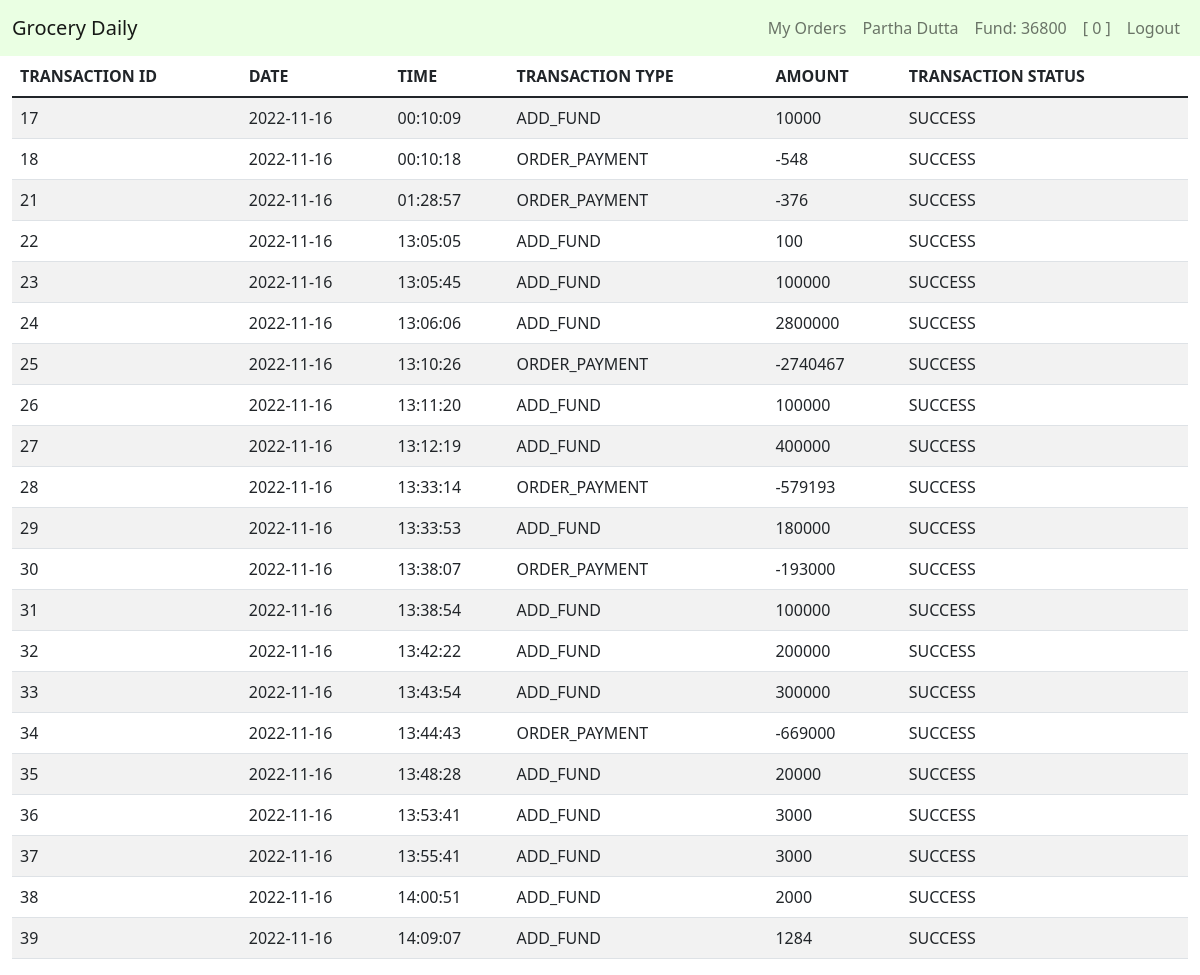
The page /transactions (signed in) on the database as committed earlier.
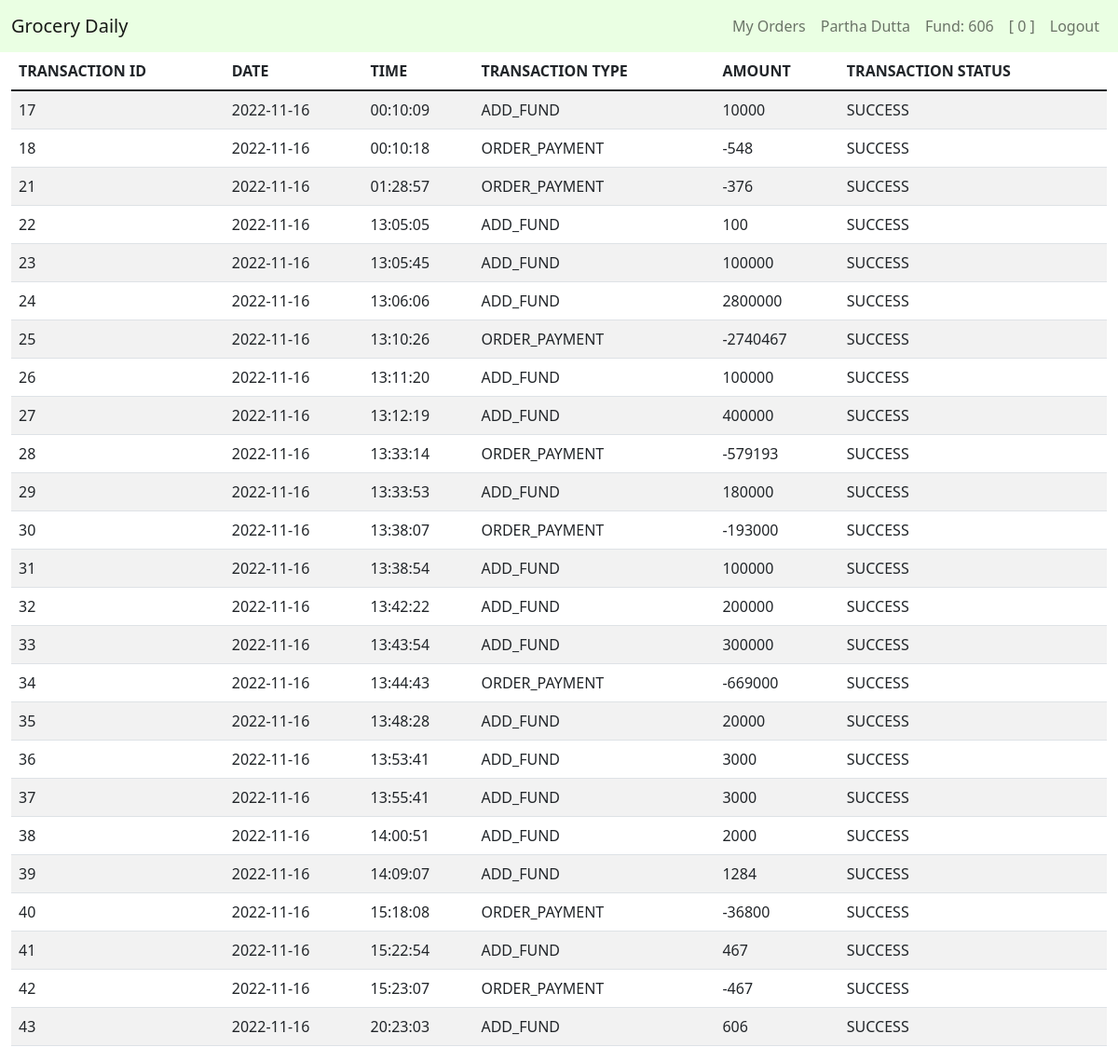
The same page on the database as committed later.
### tables this page shows
CREATE TABLE users (user_id INTEGER PRIMARY KEY AUTOINCREMENT NOT NULL, name TEXT NOT NULL, email TEXT NOT NULL, phone INTEGER NOT NULL, hash TEXT NOT NULL, cash NUMERIC DEFAULT 0.00);

CREATE TABLE transactions(tran_id INTEGER PRIMARY KEY AUTOINCREMENT NOT NULL, user_id INTEGER NOT NULL, tran_type TEXT NOT NULL, amount NUMERIC NOT NULL, datetime TEXT NOT NULL, tran_status TEXT DEFAULT success);

### app.py (the view)
@app.route("/transactions")
@login_required
def transctions():
    user_id = session["user_id"]
    user_data = db.execute("SELECT * FROM users WHERE user_id = ?;", user_id)
    transactions = db.execute("SELECT * FROM transactions WHERE user_id = ?", user_id)
    for i in transactions:
        i["date"] = datetime.datetime.strptime(i["datetime"], '%Y-%m-%d %H:%M:%S').date()
        i["time"] = datetime.datetime.strptime(i["datetime"], '%Y-%m-%d %H:%M:%S').time()
    return render_template("transactions.html", transactions=transactions, user_data=user_data)

### app.py (called while the page is built)
@app.after_request
def after_request(response):
    response.headers["Cache-Control"] = "no-cache, no-store, must-revalidate"
    response.headers["Expires"] = 0
    response.headers["Pragma"] = "no-cache"
    return response

def login_required(f):
    @wraps(f)
    def decorated_function(*args, **kwargs):
        if session.get("user_id") is None:
            return redirect("/login")
        return f(*args, **kwargs)
    return decorated_function

### templates/transactions.html (shortened to what this page needs)
{% extends "layout.html" %}
{% block user %}
    {{ user_data[0]["name"] }}
{% endblock %}
{% block fund %}
    Fund: {{ user_data[0]["cash"] }}
{% endblock %}
{% block cart %}
    {{ cart|length }}
{% endblock %}
{% block main %}
<table class="table table-striped">
    <thead>
        <tr>
            <th>TRANSACTION ID</th>
            <th>DATE</th>
            <th>TIME</th>
            <th>TRANSACTION TYPE</th>
            <th>AMOUNT</th>
            <th>TRANSACTION STATUS</th>
        </tr>
    </thead>
    <tbody>
        {% for i in transactions %}
        <tr>
            <td>{{ i["tran_id"] }}</td>
            <td>{{ i["date"] }}</td>
            <td>{{ i["time"] }}</td>
            <td>{{ i["tran_type"] }}</td>
            <td>{{ i["amount"] }}</td>
            <td>{{ i["tran_status"] }}</td>
        </tr>
        {% endfor %}
    </tbody>
</table>
{% endblock %}

### templates/layout.html (shortened to what this page needs)
<!DOCTYPE html>
<html lang="en">
<head>
    <link href="https://cdn.jsdelivr.net/npm/bootstrap@5.1.3/dist/css/bootstrap.min.css" rel="stylesheet">
    <link href="/static/style.css" rel="stylesheet">
    <link href="https://cdn.jsdelivr.net/npm/bootstrap@5.1.3/dist/css/bootstrap.min.css" rel="stylesheet">
</head>
<body>
    <nav class="navbar navbar-expand-lg navbar-light" style="background-color: #eaffe3;">
        <div class="container-fluid">
            <a class="navbar-brand" href="/">Grocery Daily</a>
            <div class="collapse navbar-collapse" id="navbarSupportedContent">
                {% if session["user_id"] %}
                    <ul class="navbar-nav ms-auto mb-2 mb-lg-0">
                        <li class="nav-item">
                            <a class="nav-link" href="/orders">My Orders</a>
                        </li>
                        <li class="nav-item">
                            <a class="nav-link" href="/account">{% block user %}{% endblock %}</a>
                        </li>
                        <li class="nav-item">
                            <a class="nav-link" aria-current="page" href="/add_fund">{% block fund %}{% endblock %}</a>
                        </li>
                        <li class="nav-item">
                            <a class="nav-link" aria-current="page" href="/cart">
                                [{% block cart %}{% endblock %}]
                            </a>
                        </li>
                        <li class="nav-item">
                            <a class="nav-link" href="/logout">Logout</a>
                        </li>
                    </ul>
                {% endif %}
            </div>
        </div>
    </nav>
    <main class="container-fluid">
        {% block main %}{% endblock %}
    </main>
</body>
</html>

Rows that differ between the two databases and show on the page:
changed users "Partha Dutta": cash "36800" → "606"
added transactions: tran_id "40", date "2022-11-16", time "15:18:08", tran_type "ORDER_PAYMENT", amount "-36800", tran_status "SUCCESS"
added transactions: tran_id "41", date "2022-11-16", time "15:22:54", tran_type "ADD_FUND", amount "467", tran_status "SUCCESS"
added transactions: tran_id "42", date "2022-11-16", time "15:23:07", tran_type "ORDER_PAYMENT", amount "-467", tran_status "SUCCESS"
added transactions: tran_id "43", date "2022-11-16", time "20:23:03", tran_type "ADD_FUND", amount "606", tran_status "SUCCESS"
